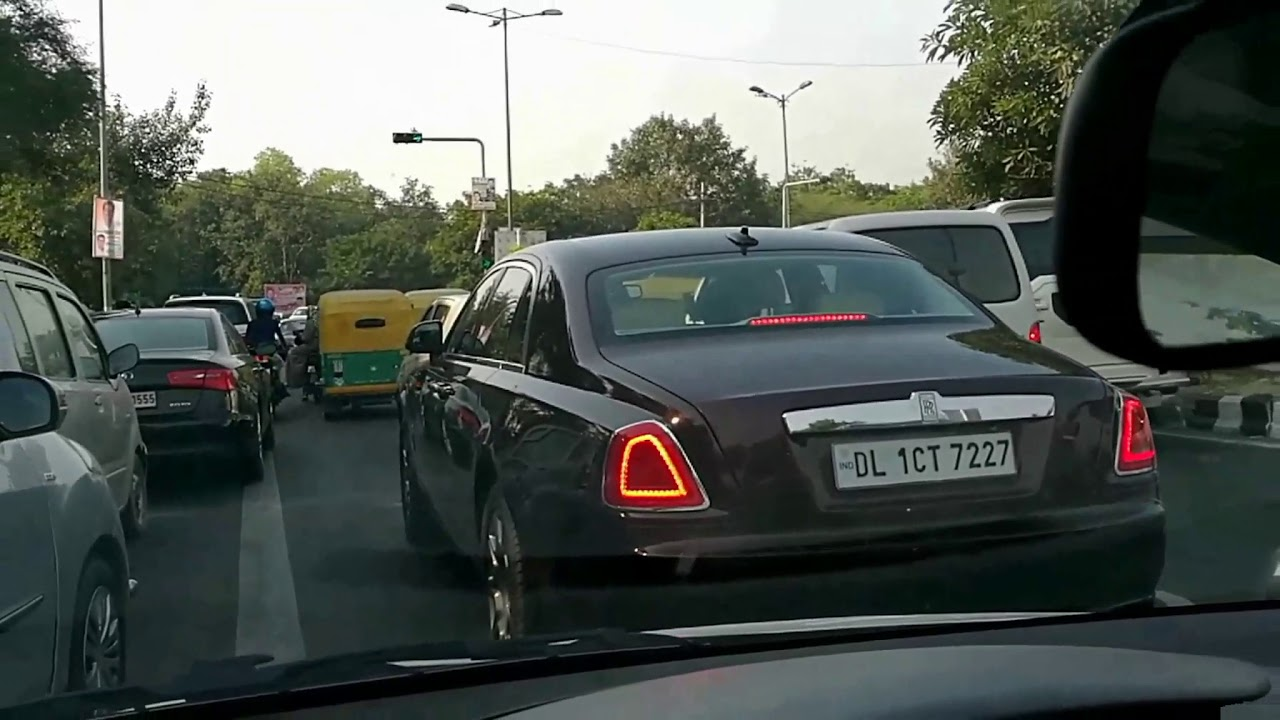
#> input picture images/car_plate.jpg, 1280 x 720 px, given in place of pedestrian.mp4, which was not available
$ jupyter execute --allow-errors '7. Tracking (Optical Flow).ipynb'
#> lines starting #> are read from the running program, lines starting #| are printed output that depends on the picture; pictures that were not available may be replaced by others from this repository, and a replacement may not be noted
[cell 1]
import cv2
import numpy as np

[cell 2]
#Parameters for shi-tomasi corner detection
st_params = dict(maxCorners =30,
                qualityLevel = 0.2,
                minDistance = 2,
                blockSize = 7)

[cell 3]
#Parmeters for Lucas-kande optical flow
lk_params = dict(winSize=(15,15),
                maxLevel =2,
                criteria=(cv2.TERM_CRITERIA_EPS | cv2.TERM_CRITERIA_COUNT, 10, 1))

[cell 4]
#Video Capture
cap = cv2.VideoCapture('../Videos/pedestrian.mp4')

[cell 5]
# 1. Color for optical flow
color = (0, 255,0)   # Green

# 2. Reading capture and get the first frame
ret, first_frame = cap.read()
#> first_frame is the input picture: shape (720, 1280, 3); mean B, G, R 85.2, 90, 83.1
#> (the rest of this cell did not finish here and is left out)

[cell 6]
def rescale_frame(frame, percent=75):
#> called with percent = 25
    width = int(frame.shape[1] * percent/ 100)
#> width = 320
    height = int(frame.shape[0] * percent/ 100)
#> height = 180
    dim = (width, height)
#> dim = (320, 180)
    return cv2.resize(frame, dim, interpolation =cv2.INTER_AREA)
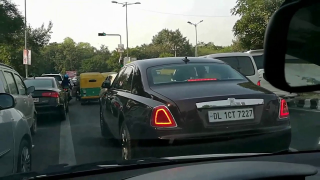
#> returned value: shape (180, 320, 3); mean of channels 0, 1, 2 85.2, 90, 83.1; drawn as B, G, R
#> `gray = cv2.cvtColor(frame, cv2.COLOR_BGR2GRAY)`:
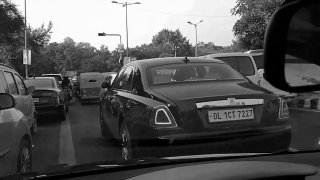
#> gray: shape (180, 320); min 0, max 254, mean 87.4

#> (a cell that did not finish here is left out)

$ run again, on images/profile.jpg
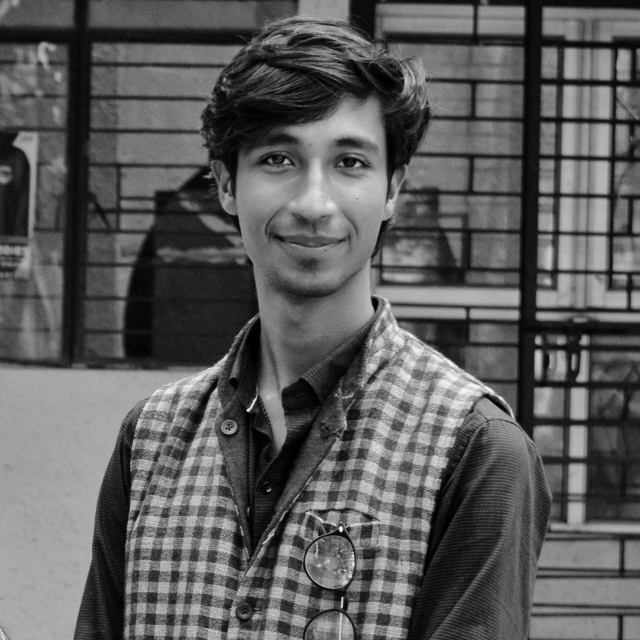
#> input picture images/profile.jpg, 1280 x 1280 px, given in place of pedestrian.mp4, which was not available (shown at 1/2 size)
#> first_frame is the input picture: shape (1280, 1280, 3); min 0, max 255, mean 92
#> in rescale_frame, `return cv2.resize(frame, dim, interpolation =cv2.INTER_AREA)`:
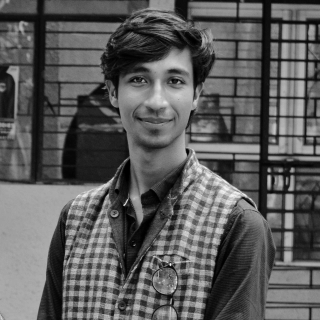
#> returned value: shape (320, 320, 3); min 0, max 247, mean 92

$ run again, on images/space.jpg
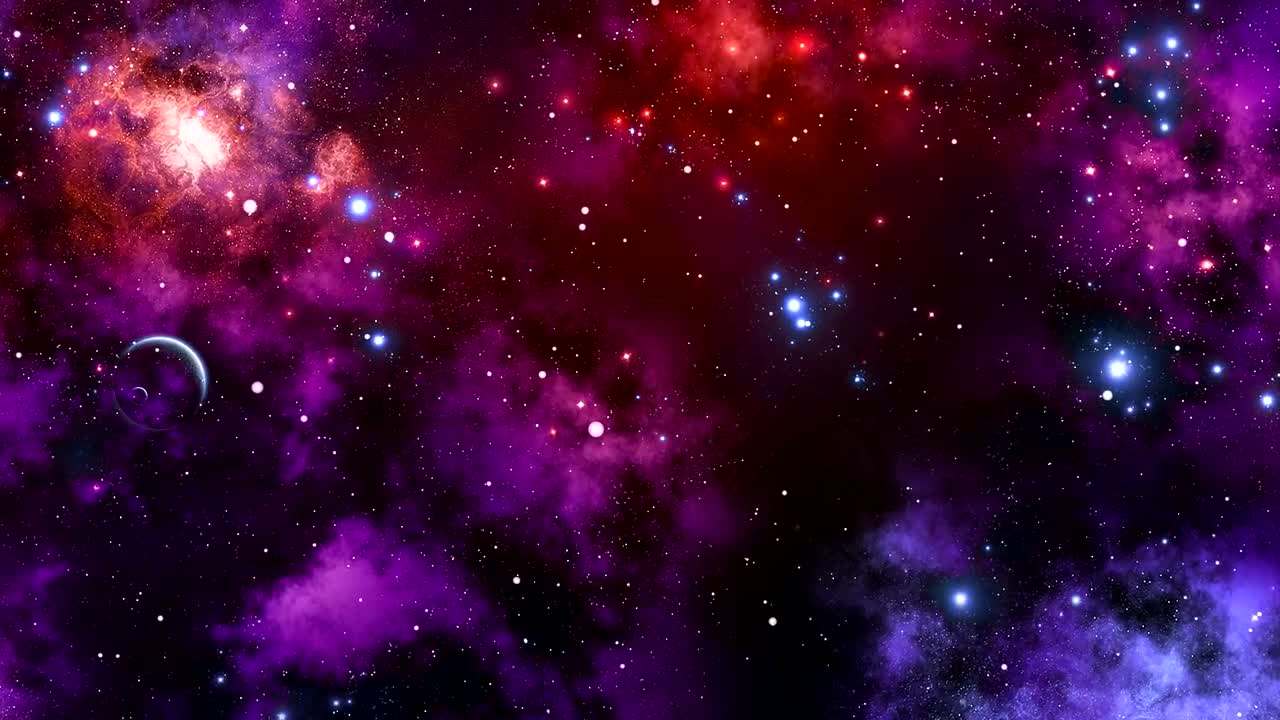
#> input picture images/space.jpg, 1280 x 720 px, given in place of pedestrian.mp4, which was not available
#> first_frame is the input picture: shape (720, 1280, 3); mean B, G, R 52.7, 11.6, 61.5
#> `gray = cv2.cvtColor(frame, cv2.COLOR_BGR2GRAY)`:
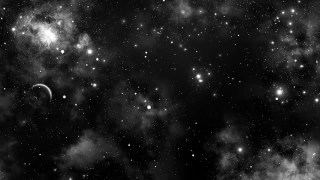
#> gray: shape (180, 320); min 0, max 253, mean 31.2

$ run again, on images/group.jpeg
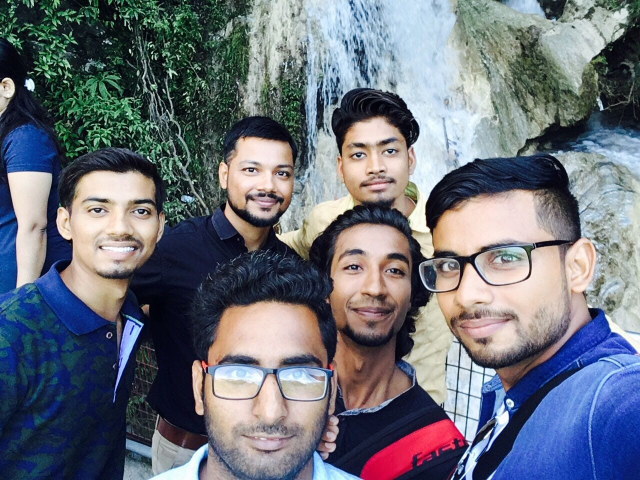
#> input picture images/group.jpeg, 1280 x 960 px, given in place of pedestrian.mp4, which was not available (shown at 1/2 size)
#> first_frame is the input picture: shape (960, 1280, 3); mean B, G, R 122.3, 112, 107.3
#> in rescale_frame, `return cv2.resize(frame, dim, interpolation =cv2.INTER_AREA)`:
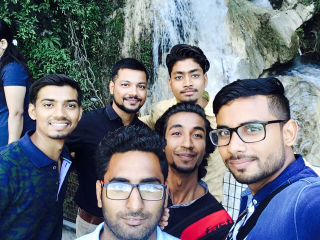
#> returned value: shape (240, 320, 3); mean of channels 0, 1, 2 122.3, 112, 107.3; drawn as B, G, R
#> `gray = cv2.cvtColor(frame, cv2.COLOR_BGR2GRAY)`:
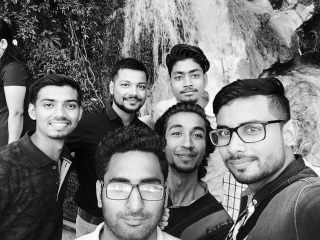
#> gray: shape (240, 320); min 2, max 254, mean 111.7
